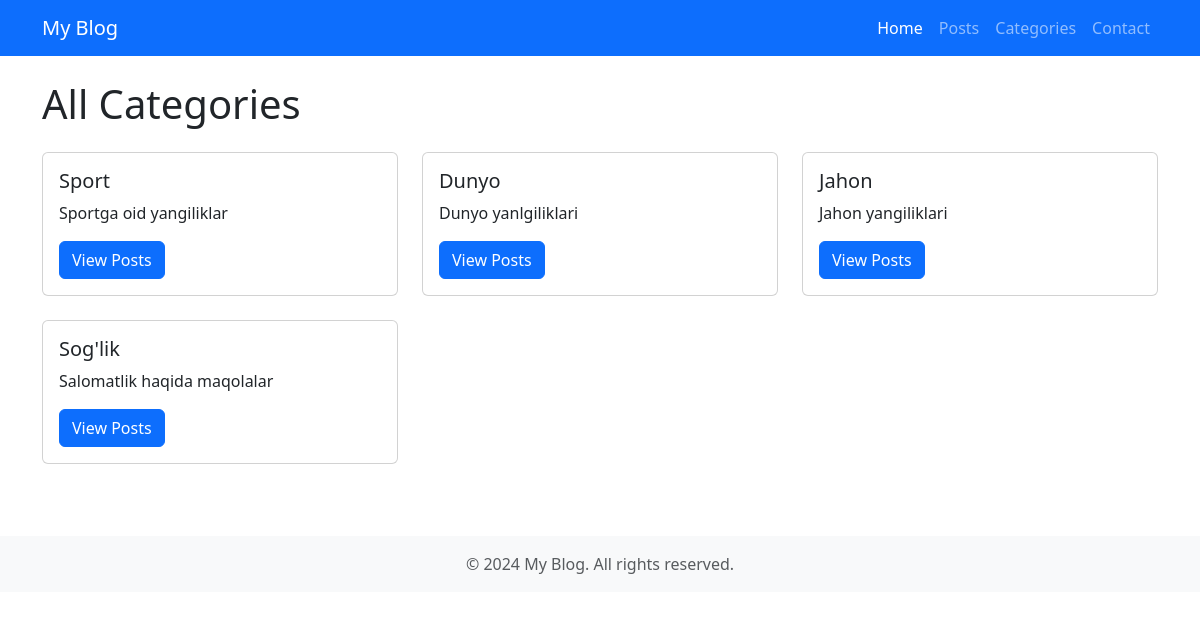
Page /categories/ on the committed database.
### blog/models.py (models this page shows, shortened)
class Category(models.Model):
    name = models.CharField(max_length=250,blank=False)
    about_text = models.TextField(blank=True)
    class Meta:
        verbose_name = "Category"
        verbose_name_plural = "Categories"

### blog/views.py (the view)
# urls.py: path("categories/", views.postCategories, name="post_categories"),
def postCategories(request):
    categories = Category.objects.all()
    return render(request, template_name="category_list.html", context={"categories":categories})

### templates/category_list.html
{% extends 'base.html' %}
{% block content %}
    <div class="container mt-4">
        <div class="row">
            <div class="col-12">
                <h1 class="mb-4">All Categories</h1>
            </div>
        </div>
        <div class="row">
            {% for category in categories %}
            <div class="col-md-6 col-lg-4 mb-4">
                <div class="card">
                    <div class="card-body">
                        <h5 class="card-title">{{category.name}}</h5>
                        <p class="card-text">{{category.about_text}}</p>
                        <a href="{% url 'blog:category_posts' category.name %}" class="btn btn-primary">View Posts</a>
                    </div>
                </div>
            </div>
            {% endfor %}
        </div>
    </div>
{% endblock %}

### rows in the picture
Category: name "Sport", about_text "Sportga oid yangiliklar"
Category: name "Dunyo", about_text "Dunyo yanlgiliklari"
Category: name "Jahon", about_text "Jahon yangiliklari"
Category: name "Sog'lik", about_text "Salomatlik haqida maqolalar"
